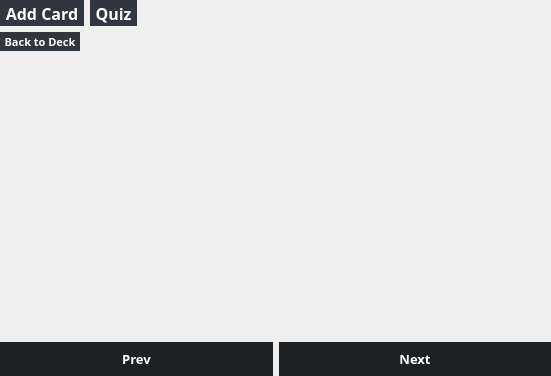
<?xml version="1.0" encoding="UTF-8"?>
<ui version="4.0">
 <class>Deck</class>
 <widget class="QWidget" name="Deck">
  <property name="geometry">
   <rect>
    <x>0</x>
    <y>0</y>
    <width>551</width>
    <height>376</height>
   </rect>
  </property>
  <property name="windowTitle">
   <string>Form</string>
  </property>
  <layout class="QVBoxLayout" name="verticalLayout">
   <property name="leftMargin">
    <number>0</number>
   </property>
   <property name="topMargin">
    <number>0</number>
   </property>
   <property name="rightMargin">
    <number>0</number>
   </property>
   <property name="bottomMargin">
    <number>0</number>
   </property>
   <item>
    <layout class="QHBoxLayout" name="horizontalLayout_2">
     <item>
      <widget class="QToolButton" name="add_card_btn">
       <property name="enabled">
        <bool>true</bool>
       </property>
       <property name="font">
        <font>
         <family>Trebuchet MS</family>
         <pointsize>12</pointsize>
         <weight>75</weight>
         <italic>false</italic>
         <bold>true</bold>
        </font>
       </property>
       <property name="styleSheet">
        <string notr="true">QToolButton {
background-color: rgb(50, 54, 63);
color: white; 
font:bold;
border: 0px;
}

QToolButton:hover {
	background-color: rgba(0, 127, 177, 0.6);
}</string>
       </property>
       <property name="text">
        <string>Add Card</string>
       </property>
      </widget>
     </item>
     <item>
      <widget class="QToolButton" name="quiz_btn">
       <property name="enabled">
        <bool>true</bool>
       </property>
       <property name="font">
        <font>
         <family>Trebuchet MS</family>
         <pointsize>12</pointsize>
         <weight>75</weight>
         <italic>false</italic>
         <bold>true</bold>
        </font>
       </property>
       <property name="styleSheet">
        <string notr="true">QToolButton {
background-color: rgb(50, 54, 63);
color: white; 
font:bold;
border: 0px;
}

QToolButton:hover {
	background-color: rgba(0, 127, 177, 0.6);
}

QToolButton:checked {
	background-color: rgb(0, 127, 177);
}</string>
       </property>
       <property name="text">
        <string>Quiz</string>
       </property>
       <property name="checkable">
        <bool>true</bool>
       </property>
      </widget>
     </item>
     <item>
      <spacer name="horizontalSpacer">
       <property name="orientation">
        <enum>Qt::Horizontal</enum>
       </property>
       <property name="sizeHint" stdset="0">
        <size>
         <width>40</width>
         <height>20</height>
        </size>
       </property>
      </spacer>
     </item>
     <item>
      <widget class="QLabel" name="total">
       <property name="font">
        <font>
         <family>Trebuchet MS</family>
         <pointsize>12</pointsize>
        </font>
       </property>
       <property name="styleSheet">
        <string notr="true">QLabel {
	color: white;
}</string>
       </property>
       <property name="text">
        <string/>
       </property>
      </widget>
     </item>
    </layout>
   </item>
   <item>
    <widget class="QStackedWidget" name="stacked_deck">
     <widget class="QWidget" name="card_view">
      <layout class="QVBoxLayout" name="verticalLayout_2">
       <property name="leftMargin">
        <number>0</number>
       </property>
       <property name="topMargin">
        <number>0</number>
       </property>
       <property name="rightMargin">
        <number>0</number>
       </property>
       <property name="bottomMargin">
        <number>0</number>
       </property>
       <item>
        <widget class="QToolButton" name="back_to_deck_button">
         <property name="enabled">
          <bool>true</bool>
         </property>
         <property name="font">
          <font>
           <family>Trebuchet MS</family>
           <pointsize>8</pointsize>
           <weight>75</weight>
           <italic>false</italic>
           <bold>true</bold>
          </font>
         </property>
         <property name="styleSheet">
          <string notr="true">QToolButton {
background-color: rgb(50, 54, 63);
color: white; 
font:bold;
border: 0px;
}

QToolButton:hover {
	background-color: rgba(0, 127, 177, 0.6);
}</string>
         </property>
         <property name="text">
          <string>Back to Deck</string>
         </property>
        </widget>
       </item>
       <item>
        <widget class="QStackedWidget" name="card_area"/>
       </item>
       <item>
        <layout class="QHBoxLayout" name="horizontalLayout">
         <item>
          <widget class="QPushButton" name="prev_btn">
           <property name="font">
            <font>
             <family>Trebuchet MS</family>
             <pointsize>10</pointsize>
             <weight>75</weight>
             <italic>false</italic>
             <bold>true</bold>
            </font>
           </property>
           <property name="styleSheet">
            <string notr="true">QPushButton {
background-color: rgb(30, 33, 36);
color: white; 
font:bold;
padding: 8px 12px 8px 12px;
border: 0px;
}

QPushButton:hover {
	background-color: rgba(0, 127, 177, 0.6);
}

QPushButton:checked {
	background-color: rgb(0, 127, 177);
}</string>
           </property>
           <property name="text">
            <string>Prev</string>
           </property>
          </widget>
         </item>
         <item>
          <widget class="QPushButton" name="next_btn">
           <property name="font">
            <font>
             <family>Trebuchet MS</family>
             <pointsize>10</pointsize>
             <weight>75</weight>
             <italic>false</italic>
             <bold>true</bold>
            </font>
           </property>
           <property name="styleSheet">
            <string notr="true">QPushButton {
background-color: rgb(30, 33, 36);
color: white; 
font:bold;
padding: 8px 12px 8px 12px;
border: 0px;
}

QPushButton:hover {
	background-color: rgba(0, 127, 177, 0.6);
}

QPushButton:checked {
	background-color: rgb(0, 127, 177);
}</string>
           </property>
           <property name="text">
            <string>Next</string>
           </property>
          </widget>
         </item>
        </layout>
       </item>
      </layout>
     </widget>
     <widget class="QWidget" name="deck_view">
      <layout class="QVBoxLayout" name="verticalLayout_3">
       <property name="leftMargin">
        <number>0</number>
       </property>
       <property name="topMargin">
        <number>0</number>
       </property>
       <property name="rightMargin">
        <number>0</number>
       </property>
       <property name="bottomMargin">
        <number>0</number>
       </property>
       <item>
        <widget class="QScrollArea" name="scrollArea">
         <property name="widgetResizable">
          <bool>true</bool>
         </property>
         <widget class="QWidget" name="card_list_wrapper">
          <property name="geometry">
           <rect>
            <x>0</x>
            <y>0</y>
            <width>549</width>
            <height>336</height>
           </rect>
          </property>
          <property name="styleSheet">
           <string notr="true"/>
          </property>
          <layout class="QVBoxLayout" name="verticalLayout_4">
           <item>
            <layout class="QVBoxLayout" name="card_list"/>
           </item>
           <item>
            <spacer name="verticalSpacer">
             <property name="orientation">
              <enum>Qt::Vertical</enum>
             </property>
             <property name="sizeHint" stdset="0">
              <size>
               <width>20</width>
               <height>302</height>
              </size>
             </property>
            </spacer>
           </item>
          </layout>
         </widget>
        </widget>
       </item>
      </layout>
     </widget>
    </widget>
   </item>
  </layout>
 </widget>
 <resources/>
 <connections/>
</ui>
